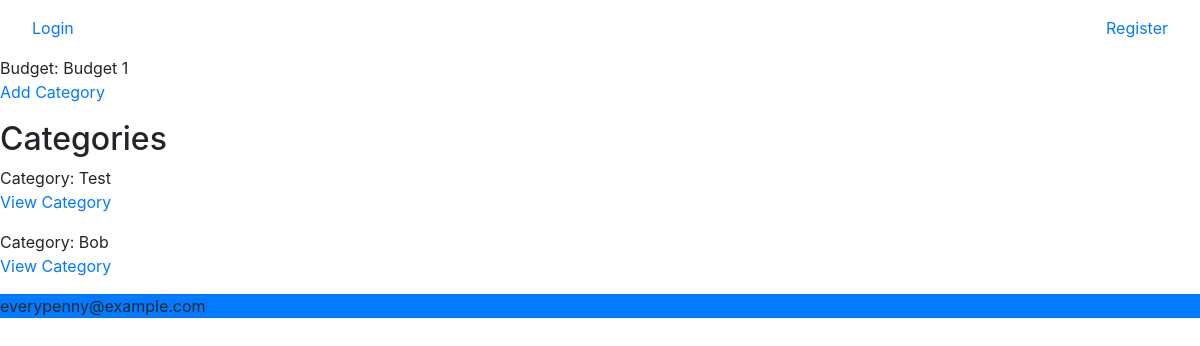
/budget/view_budget/1, run on the app's committed database.
### budget/models.py (models this page shows, shortened)
class Budget(models.Model):
    user = models.ForeignKey(User, on_delete=models.CASCADE)
    budget_name = models.CharField(max_length=100)
    total_budget = models.DecimalField(max_digits=10, decimal_places=2)
    month = models.ForeignKey(Month, on_delete=models.CASCADE)

class BudgetCategory(models.Model):
    category_name = models.CharField(max_length=100)
    budget = models.ForeignKey(Budget, on_delete=models.CASCADE)

### budget/views.py (the view)
# urls.py: path('view_budget/<int:id>', views.view_budget, name='view_budget'),
def view_budget(request, id):
    budget = Budget.objects.get(id=id)
    categories = BudgetCategory.objects.all()
    context = {
        'budget': budget,
        'categories': categories
    }
    return render(request, 'budget/view_budget.html', context)

### budget/templates/budget/view_budget.html (shortened to what this page needs)
{% extends 'budget/base.html' %}
{% block body %}
    Budget: {{ budget.budget_name }}
    <p><a href="{% url 'budget:make-category' budget.id %}">Add Category</a></p>
    <h2>Categories</h2>
    {% for category in categories %}
        {% if category.budget == budget %}
            Category: {{ category.category_name }} <p><a href="{% url 'budget:view_category' category.id %}">View Category</a></p>
        {% endif %}
    {% endfor %}
{% endblock %}

### data on the page
Budget: budget_name "Budget 1"
BudgetCategory: category_name "Test"
BudgetCategory: category_name "Bob"
